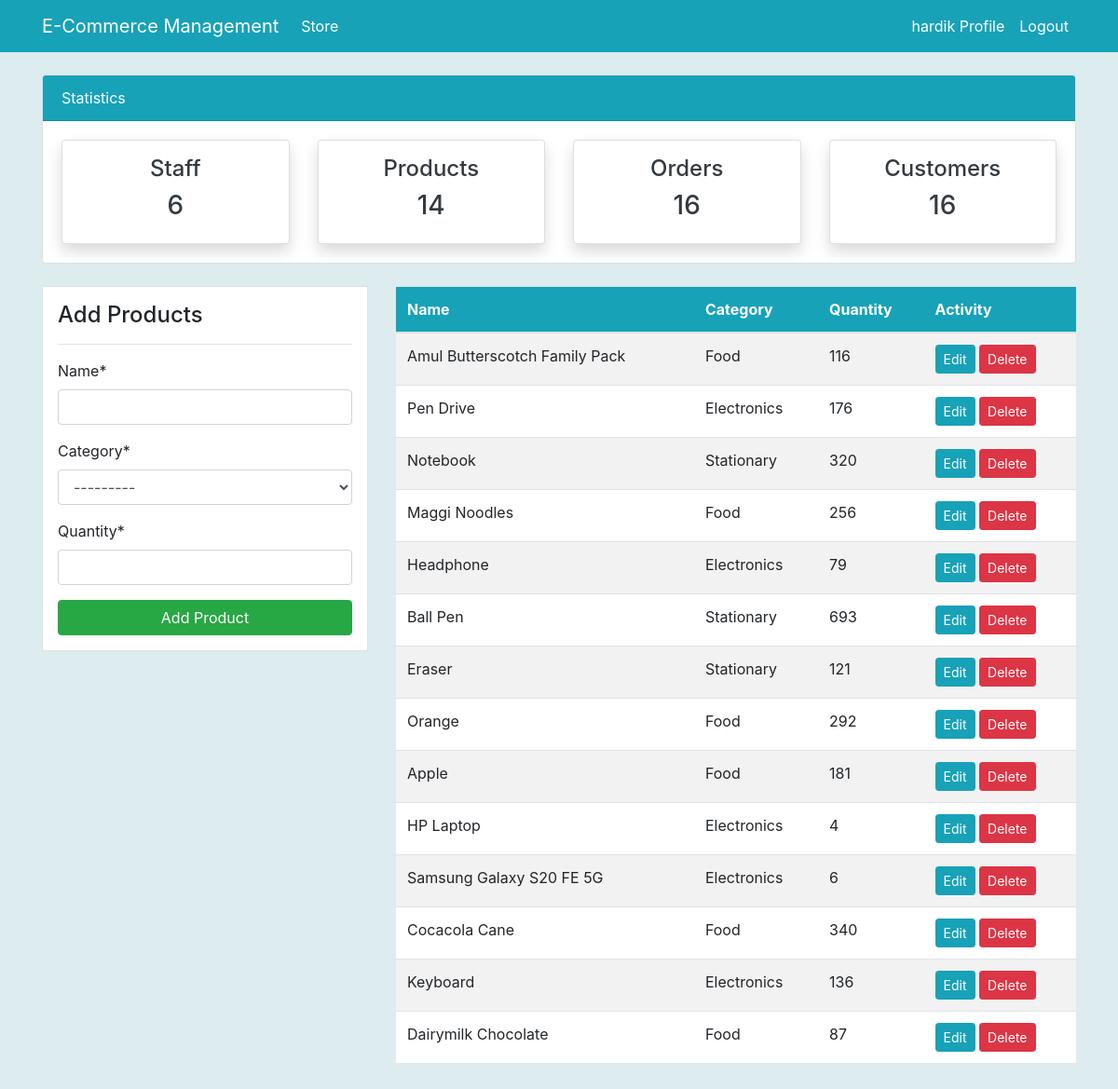
The app's page /product/ (signed in) with its own data.
### store/models.py (models this page shows, shortened)
class Product(models.Model):
    CATEGORY = [
        ("Stationary", "Stationary"),
        ("Electronics", "Electronics"),
        ("Food", "Food"),
    ]
    name = models.CharField(max_length=255, null=True)
    category = models.CharField(max_length=255, choices=CATEGORY, null=True)
    quantity = models.PositiveIntegerField(null=True)

### store/views.py (the view)
# urls.py: path("product/", views.product, name="store-product"),
@login_required
def product(request):
    items = Product.objects.all()
    if request.method == "POST":
        form = ProductForm(request.POST)
        if form.is_valid():
            form.save()
            product_name = form.cleaned_data.get("name")
            messages.success(request, f"{product_name} added successfully")
            return redirect("store-product")
    else:
        form = ProductForm()
    context = {
        "items": items,
        "form": form,
    }
    context.update(nav_items())
    return render(request, "product.html", context)

### store/forms.py
class ProductForm(forms.ModelForm):
    class Meta:
        model = Product
        fields = ["name", "category", "quantity"]

### store/views.py (called while the page is built)
def nav_items():
    orders_count = Order.objects.all().count()
    products_count = Product.objects.all().count()
    workers_count = User.objects.all().count()
    customers_count = Customer.objects.count()
    data = {
        "orders_count": orders_count,
        "workers_count": workers_count,
        "products_count": products_count,
        "customers_count": customers_count,
    }
    return data

### store/templates/product.html (shortened to what this page needs)
{% extends "base.html" %}
{% load crispy_forms_tags %}
{% block content %}
  {% include "top_nav.html" %}
<div class="container">
  <div class="row my-4">
    <div class="col-md-4">
      <div class="border bg-white p-3">
        <h4>Add Products</h4>
        <hr>
        <form method="post">
          {{form|crispy}}
          <input class="btn btn-success btn-block" type="submit" value="Add Product">
        </form>
      </div>
    </div>
    <div class="col-md-8">
      <table class="table table-striped bg-white">
        <thead class="bg-info">
          <tr class="text-white">
            <th scope="col">Name</th>
            <th scope="col">Category</th>
            <th scope="col">Quantity</th>
            <th scope="col">Activity</th>
          </tr>
        </thead>
        <tbody>
          {% for item in items %}
          <tr>
            <td>{{item.name}}</td>
            <td>{{item.category}}</td>
            <td>{{item.quantity}}</td>
            <td>
              <a class="btn btn-info btn-sm" href="{% url 'store-product-update' item.id %}">Edit</a>
              <a class="btn btn-danger btn-sm" href="{% url 'store-product-delete' item.id %}">Delete</a>
            </td>
          </tr>
          {% endfor %}
        </tbody>
      </table>
    </div>
  </div>
</div>
{% endblock content %}

### templates/nav.html (shortened to what this page needs)
<nav class="navbar navbar-expand-lg navbar-info bg-info">
  {% if user.is_authenticated %}
  <div class="container">
    <a class="navbar-brand text-white" href="{% url 'store-index' %}">E-Commerce Management</a>
    <div class="collapse navbar-collapse" id="navbarSupportedContent">
      <ul class="navbar-nav mr-auto">
        <li class="nav-item active">
          <a class="nav-link text-white" href="{% url 'store-index' %}">Store <span class="sr-only">(current)</span></a>
        </li>
      </ul>
      <ul class="navbar-nav ml-auto">
        <li class="nav-item active">
          <a class="nav-link text-white" href="{% url 'user-profile' %}">{{user.username}} Profile </a>
        </li>
        <li class="nav-item">
          <a class="nav-link text-white" href="{% url 'user-logout' %}">Logout</a>
        </li>
      </ul>
  {% endif %}
</nav>

### static/css/style.css (style rules this page uses)
body { background: #DCECEF; ; }

### records on screen
Product: name "Amul Butterscotch Family Pack", category "Food", quantity "116"
Product: name "Pen Drive", category "Electronics", quantity "176"
Product: name "Notebook", category "Stationary", quantity "320"
Product: name "Maggi Noodles", category "Food", quantity "256"
Product: name "Headphone", category "Electronics", quantity "79"
Product: name "Ball Pen", category "Stationary", quantity "693"
Product: name "Eraser", category "Stationary", quantity "121"
Product: name "Orange", category "Food", quantity "292"
Product: name "Apple", category "Food", quantity "181"
Product: name "HP Laptop", category "Electronics", quantity "4"
Product: name "Samsung Galaxy S20 FE 5G", category "Electronics", quantity "6"
Product: name "Cocacola Cane", category "Food", quantity "340"
Product: name "Keyboard", category "Electronics", quantity "136"
Product: name "Dairymilk Chocolate", category "Food", quantity "87"

### other values on screen
{{ user.username }} "hardik"
{{ workers_count }} "6"
{{ products_count }} "14"
{{ orders_count }} "16"
{{ customers_count }} "16"
